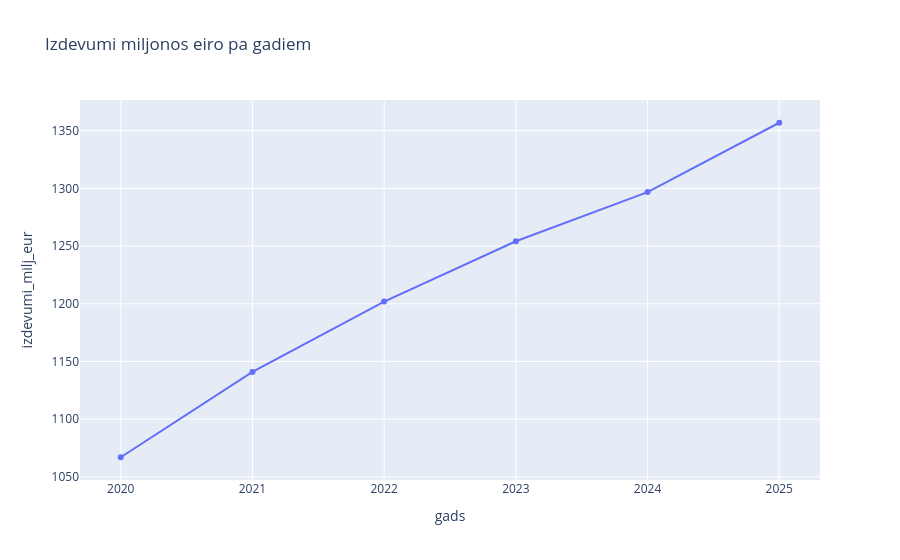

Source (notebook cell):
### Markdown cell above
### Uzdevums 6.1. Interaktīvs līniju grafiks

Ar Plotly izveidojiet interaktīvu grafiku kopējiem izdevumiem pa gadiem.

### Code cell
# TODO:
# Ieteikums: izmantojiet px.line(...)

fig = px.line(izdevumi_pa_gadiem, 
              x="gads", y="izdevumi_milj_eur", 
              markers=True, 
              title="Izdevumi miljonos eiro pa gadiem")

fig.show()

### Figure 1 — Plotly figure (JSON) as saved in the notebook; plotly's stock layout.template omitted (floating-point values rounded to 4 significant figures)
{"data": [{"hovertemplate": "gads=%{x}<br>izdevumi_milj_eur=%{y}<extra></extra>", "legendgroup": "", "line": {"color": "#636efa", "dash": "solid"}, "marker": {"symbol": "circle"}, "mode": "lines+markers", "name": "", "orientation": "v", "showlegend": false, "type": "scatter", "x": [2020, 2021, 2022, 2023, 2024, 2025], "xaxis": "x", "y": [1067.0, 1141.0, 1202.0, 1254.0, 1297.0, 1357.0], "yaxis": "y"}], "layout": {"legend": {"tracegroupgap": 0}, "title": {"text": "Izdevumi miljonos eiro pa gadiem"}, "xaxis": {"anchor": "y", "domain": [0, 1], "title": {"text": "gads"}}, "yaxis": {"anchor": "x", "domain": [0, 1], "title": {"text": "izdevumi_milj_eur"}}}}
